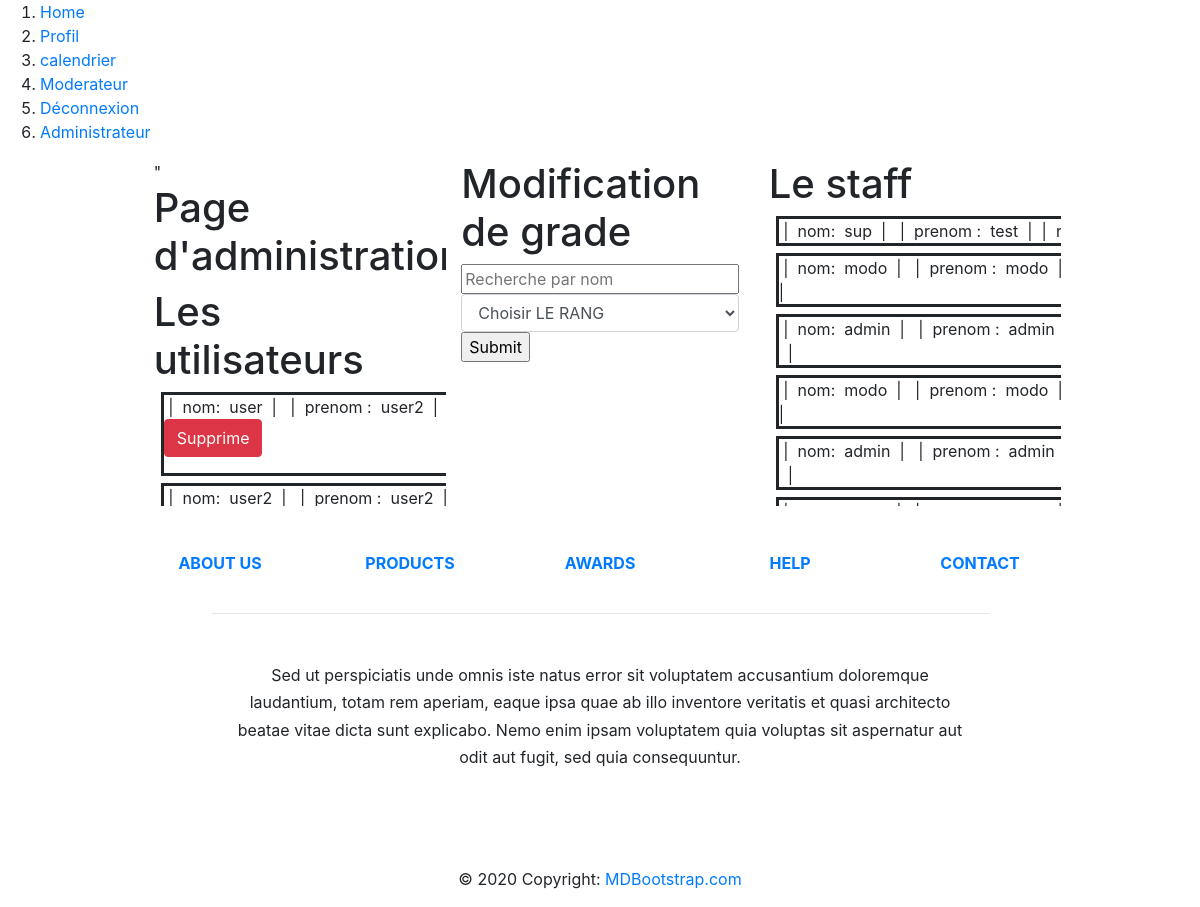
Page /source/admin.php (signed in) on the committed database.
### tables this page shows
CREATE TABLE IF NOT EXISTS `utilisateurs` (
  `id` int(11) NOT NULL AUTO_INCREMENT,
  `nom` varchar(60) NOT NULL,
  `prenom` varchar(60) NOT NULL,
  `password` varchar(255) NOT NULL,
  `email` varchar(60) NOT NULL,
  `creation` timestamp NOT NULL DEFAULT CURRENT_TIMESTAMP,
  `rank` varchar(255) NOT NULL,
  PRIMARY KEY (`id`)
);

### include/admin/user.php (the view, shortened to what this page needs)
<div id='contadminuser' class='col-3'>"
<h1>Page d'administration</h1>
<?php
$requete="SELECT id,nom,prenom,rank FROM utilisateurs";
$requeteQ=mysqli_query($connexion,$requete);
				echo"<h1>Les utilisateurs</h1>";
				while($data= mysqli_fetch_assoc($requeteQ))
				{
							$nom=$data['nom'];
							$prenom=$data['prenom'];
					echo" <div class=\"ligneA\">";
					echo "&nbsp|&nbsp nom:&nbsp $nom &nbsp|&nbsp ";
					echo "&nbsp|&nbsp prenom :&nbsp $prenom &nbsp|&nbsp";
					include("../include/admin/sup.php");
					echo "</div>";
				}
				echo "</div>";

### source/admin.php (shortened to what this page needs)
<?php
$connexion =  mysqli_connect("localhost","root","","bigjob");
?>
<html>
<?php
if($_SESSION['rang']=='admin')
{
	?>
<head>
     <?php
     include("../include/link.php");
    ?>
</head>
<body>
		<header>
		<?php
		include("../include/bar-nav.php");
		?>
	</header>
<div id="cont" class="row justify-content-center">
	<?php
	include("../include/admin/user.php");
	include("../include/admin/modif.php");
	include("../include/admin/staff.php");
echo"</div>";
	?>
</div>
				<?php
		include("../include/footer.php");
}
else{
	header("location:index.php");
}
		?>
</body>
</html>

### include/link.php (shortened to what this page needs)
<link rel="stylesheet" href="https://stackpath.bootstrapcdn.com/bootstrap/4.4.1/css/bootstrap.min.css">
	    <link rel="stylesheet" href="../styles/bigjob.css">

### include/bar-nav.php (shortened to what this page needs)
 <?php
    if (!isset($_SESSION['id']))
    {
    ?>
  <nav class="menu">
  <ol>
    <li class="menu-item"><a href="index.php">Home</a></li>
    <li class="menu-item"><a href="connexion.php">Connexion</a></li>
    <li class="menu-item"><a href="inscription.php">Inscription</a>
  </ol>
</nav>
     <?php
    }
     elseif(isset($_SESSION['id']))
    {
       if($_SESSION['rang'] =="admin")
       {
    ?>
    <nav class="menu">
      <ol>
        <li class="menu-item"><a href="index.php">Home</a></li>
        <li class="menu-item"><a href="profil.php">Profil</a></li>
        <li class="menu-item"><a href="calendrier.php">calendrier</a></li>
        <li class="menu-item"><a href="moderateur.php">Moderateur</a></li>
        <li class="menu-item"><a href="index.php?deconnexion=true">Déconnexion</a>
        <li class="menu-item"><a href="admin.php">Administrateur</a></li>
      </ol>
    </nav>
     <?php
    }
  }
    ?>

### include/admin/sup.php (shortened to what this page needs)
<form method="post">
<input name='sup3' value='Supprime' type='submit' class="btn btn-danger">
</form>

### include/admin/modif.php (shortened to what this page needs)
<div id='contadminmodif' class='col-3'>
						<h1>Modification de grade</h1>
							<form method="post">
								<input name="search"type="text" placeholder="Recherche par nom" id="searchBox">
								<select id="cars" class="form-control selcls" name="rang1">
  									<option value="">Choisir LE RANG</option>
								</select>
								<input type="submit" name="modifier" onclick="history.go(0)">
							</form>
							<?php
						echo"</div>";

### include/admin/staff.php (shortened to what this page needs)
<?php
echo"<div id='contadminstaff' class='col-3'>";
						echo"<h1>Le staff</h1>";
						$requete2="SELECT nom,prenom,rank FROM `utilisateurs` WHERE rank='admin' OR rank='modo'";
						$requete2Q=mysqli_query($connexion,$requete2);
										while($data2= mysqli_fetch_assoc($requete2Q))
								{
									$nom=$data2['nom'];
									$prenom=$data2['prenom'];
									$rank=$data2['rank'];
									echo" <div class=\"ligneA\">";
										echo "&nbsp|&nbsp nom:&nbsp $nom &nbsp|&nbsp ";
										echo "&nbsp|&nbsp prenom :&nbsp $prenom &nbsp|&nbsp";
										echo "&nbsp|&nbsp rang :&nbsp $rank &nbsp |&nbsp";
									echo "</div>";
								}

### include/footer.php (shortened to what this page needs)
<footer class="page-footer font-small indigo">
  <div class="container">
    <div class="row text-center d-flex justify-content-center pt-5 mb-3">
      <div class="col-md-2 mb-3">
        <h6 class="text-uppercase font-weight-bold">
          <a href="#!">About us</a>
        </h6>
      </div>
      <div class="col-md-2 mb-3">
        <h6 class="text-uppercase font-weight-bold">
          <a href="#!">Products</a>
        </h6>
      </div>
      <div class="col-md-2 mb-3">
        <h6 class="text-uppercase font-weight-bold">
          <a href="#!">Awards</a>
        </h6>
      </div>
      <div class="col-md-2 mb-3">
        <h6 class="text-uppercase font-weight-bold">
          <a href="#!">Help</a>
        </h6>
      </div>
      <div class="col-md-2 mb-3">
        <h6 class="text-uppercase font-weight-bold">
          <a href="#!">Contact</a>
        </h6>
      </div>
    </div>
    <hr class="rgba-white-light" style="margin: 0 15%;">
    <div class="row d-flex text-center justify-content-center mb-md-0 mb-4">
      <div class="col-md-8 col-12 mt-5">
        <p style="line-height: 1.7rem">Sed ut perspiciatis unde omnis iste natus error sit voluptatem
          accusantium doloremque laudantium, totam rem
          aperiam, eaque ipsa quae ab illo inventore veritatis et quasi architecto beatae vitae dicta sunt
          explicabo.
          Nemo enim ipsam voluptatem quia voluptas sit aspernatur aut odit aut fugit, sed quia consequuntur.</p>
      </div>
    </div>
    <div class="row pb-3">
      <div class="col-md-12">
      </div>
    </div>
  </div>
  <div class="footer-copyright text-center py-3">© 2020 Copyright:
    <a href="https://mdbootstrap.com/"> MDBootstrap.com</a>
  </div>
</footer>

### styles/bigjob.css (style rules this page uses)
.ligneA { border: solid; width: 420px; margin: 7px; }
#contadminmodif { width: 30%; }
#contadminstaff { width: 30%; overflow: scroll; max-height: 346px; }
#contadminuser { width: 30%; overflow: scroll; max-height: 346px; }
#searchBox { width: 100%; }

### rows in the picture
utilisateurs: nom "user", prenom "user2"
utilisateurs: nom "user2", prenom "user2"
utilisateurs: nom "sup", prenom "test"
utilisateurs: nom "modo", prenom "modo"
utilisateurs: nom "admin", prenom "admin"
utilisateurs: nom "modo", prenom "modo"
utilisateurs: nom "admin", prenom "admin"
